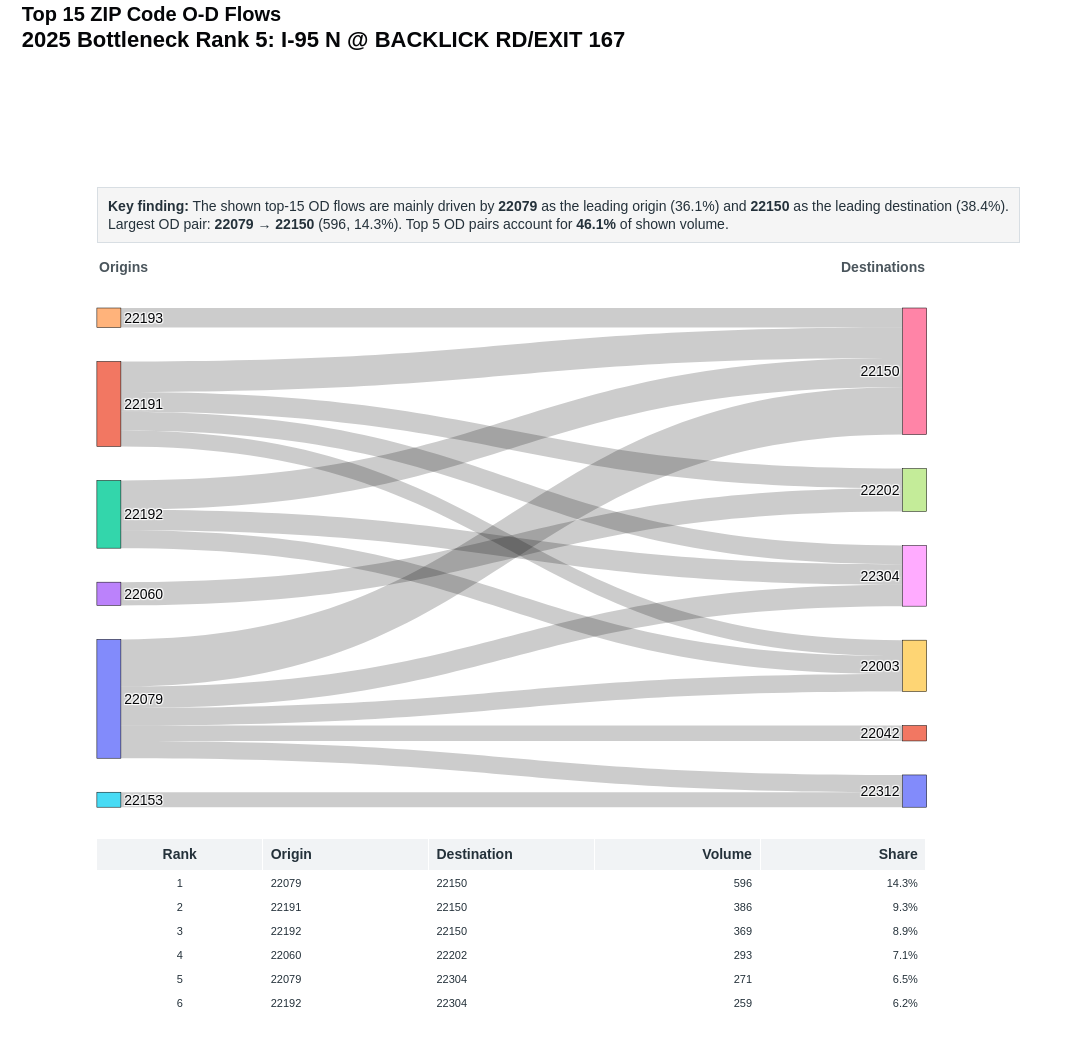

Write notebook code for a chart like this one.
### Code cell
zip_sankey

### Figure 1 — Plotly figure (JSON) as saved in the notebook; plotly's stock layout.template omitted (floating-point values rounded to 4 significant figures)
{"data": [{"arrangement": "snap", "domain": {"x": [0.04, 0.94], "y": [0.26, 0.9]}, "link": {"customdata": [[1, "22079", "22150", 596, 0.1434], [2, "22191", "22150", 386, 0.0929], [3, "22192", "22150", 369, 0.08881], [4, "22060", "22202", 293, 0.07052], [5, "22079", "22304", 271, 0.06522], [6, "22192", "22304", 259, 0.06233], [7, "22191", "22202", 249, 0.05993], [8, "22193", "22150", 246, 0.05921], [9, "22191", "22304", 236, 0.0568], [10, "22192", "22003", 227, 0.05463], [11, "22079", "22003", 221, 0.05319], [12, "22079", "22312", 218, 0.05247], [13, "22191", "22003", 201, 0.04838], [14, "22079", "22042", 194, 0.04669], [15, "22153", "22312", 189, 0.04549]], "hovertemplate": "<b>OD Pair Rank %{customdata[0]}</b><br>%{customdata[1]} → %{customdata[2]}<br>Volume: %{customdata[3]:,.0f}<br>Share of shown top-15 volume: %{customdata[4]:.1%}<extra></extra>", "source": [0, 1, 2, 3, 0, 2, 1, 4, 1, 2, 0, 0, 1, 0, 5], "target": [6, 6, 6, 7, 8, 8, 7, 6, 8, 9, 9, 10, 9, 11, 10], "value": [596.0, 386.0, 369.0, 293.0, 271.0, 259.0, 249.0, 246.0, 236.0, 227.0, 221.0, 218.0, 201.0, 194.0, 189.0]}, "node": {"hovertemplate": "<b>%{label}</b><br>Total shown OD volume: %{value:,.0f}<extra></extra>", "label": ["22079", "22191", "22192", "22060", "22193", "22153", "22150", "22202", "22304", "22003", "22312", "22042"], "line": {"color": "black", "width": 0.5}, "pad": 34, "thickness": 24}, "type": "sankey"}, {"cells": {"align": ["center", "left", "left", "right", "right"], "fill": {"color": "white"}, "font": {"color": "#24313A", "size": 11}, "height": 24, "values": [[1, 2, 3, 4, 5, 6, 7, 8, 9, 10, 11, 12, 13, 14, 15], ["22079", "22191", "22192", "22060", "22079", "22192", "22191", "22193", "22191", "22192", "22079", "22079", "22191", "22079", "22153"], ["22150", "22150", "22150", "22202", "22304", "22304", "22202", "22150", "22304", "22003", "22003", "22312", "22003", "22042", "22312"], ["596", "386", "369", "293", "271", "259", "249", "246", "236", "227", "221", "218", "201", "194", "189"], ["14.3%", "9.3%", "8.9%", "7.1%", "6.5%", "6.2%", "6.0%", "5.9%", "5.7%", "5.5%", "5.3%", "5.2%", "4.8%", "4.7%", "4.5%"]]}, "domain": {"x": [0.04, 0.94], "y": [0, 0.22]}, "header": {"align": ["center", "left", "left", "right", "right"], "fill": {"color": "#F1F3F5"}, "font": {"color": "#24313A", "size": 14}, "height": 26, "values": ["<b>Rank</b>", "<b>Origin</b>", "<b>Destination</b>", "<b>Volume</b>", "<b>Share</b>"]}, "type": "table"}], "layout": {"annotations": [{"align": "left", "bgcolor": "rgba(245,245,245,0.98)", "bordercolor": "#D8DEE3", "borderpad": 10, "borderwidth": 1, "font": {"color": "#24313A", "size": 14}, "showarrow": false, "text": "<b>Key finding:</b> The shown top-15 OD flows are mainly driven by <b>22079</b> as the leading origin (36.1%) and <b>22150</b> as the leading destination (38.4%).<br>Largest OD pair: <b>22079 → 22150</b> (596, 14.3%). Top 5 OD pairs account for <b>46.1%</b> of shown volume.", "x": 0.04, "xref": "paper", "y": 1.055, "yref": "paper"}, {"align": "left", "font": {"color": "#4A555C", "size": 14}, "showarrow": false, "text": "<b>Origins</b>", "x": 0.04, "xref": "paper", "y": 0.965, "yref": "paper"}, {"align": "right", "font": {"color": "#4A555C", "size": 14}, "showarrow": false, "text": "<b>Destinations</b>", "x": 0.94, "xref": "paper", "y": 0.965, "yref": "paper"}], "font": {"color": "#050608", "family": "Arial", "size": 14}, "height": 1040, "margin": {"b": 30, "l": 60, "r": 110, "t": 230}, "paper_bgcolor": "white", "plot_bgcolor": "white", "title": {"text": "<b>Top 15 ZIP Code O-D Flows</b><br><span style='font-size:22px'><b>2025 Bottleneck Rank 5: I-95 N @ BACKLICK RD/EXIT 167</b></span>", "x": 0.02, "xanchor": "left", "y": 0.98, "yanchor": "top"}, "width": 1250}}
